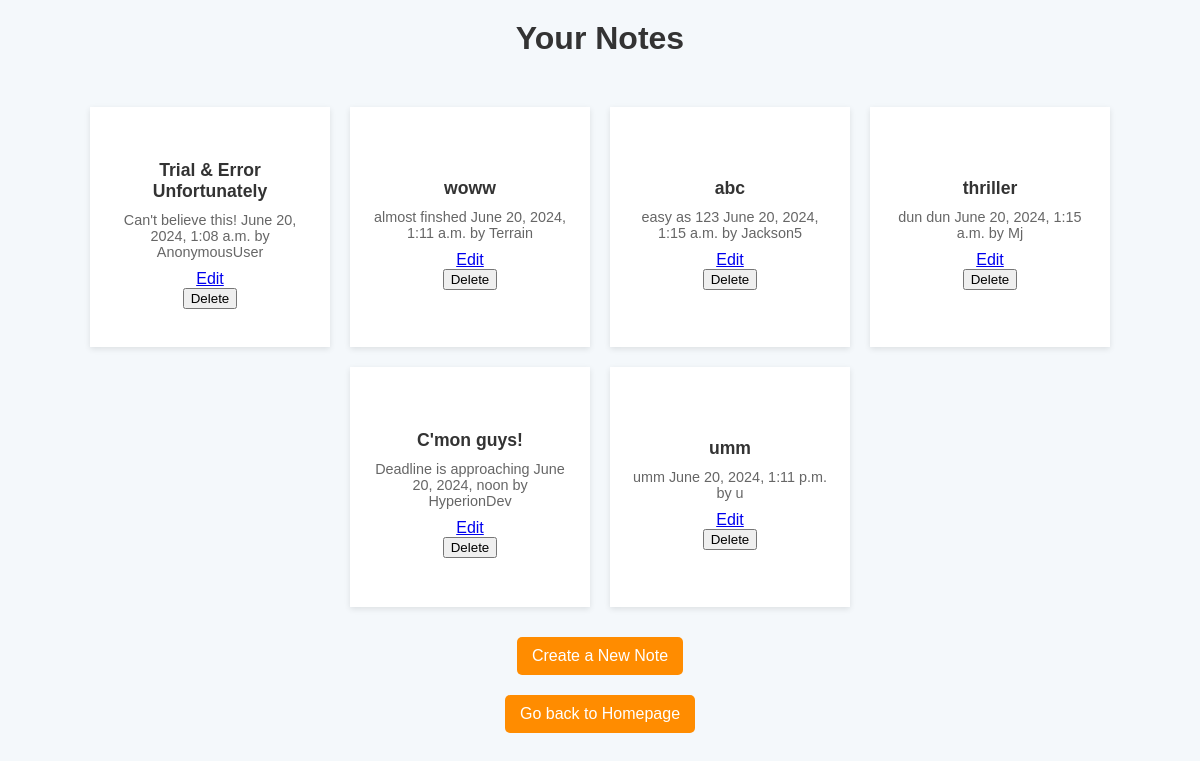
Screenshot of /view/ with the database file from the repository.
### my_notes/models.py (models this page shows, shortened)
class PostItNote(models.Model):
    title = models.CharField(max_length=200)
    content = models.TextField()
    created_at = models.DateTimeField(auto_now_add=True)
    author = models.CharField(max_length=30)

### my_notes/views.py (the view)
# urls.py: path("view/", views.view_notes, name="view"),
def view_notes(request):
    notes = (
        PostItNote.objects.all()
    )  # Grabbing all the records from the PostItNote table
    context = {
        "notes": notes,
        "page_title": "List of Notes",
    }
    return render(request, "my_notes/view_notes.html", context)

### my_notes/templates/my_notes/view_notes.html (shortened to what this page needs)
<!DOCTYPE html>
<html>
<head>
    {% load static %}
    <link rel="stylesheet" href="{% static 'my_notes/styles.css' %}">
</head>
<body>
    <h1>Your Notes</h1>
    <div class="notes-container">
        {% for note in notes %}
            <div class="note">
                <h2>{{ note.title }}</h2>
                <p>{{ note.content }} {{ note.created_at }} by {{ note.author }}</p>
                <a href="{% url 'edit' note.id %}">Edit</a>
                <form method="POST" action="{% url 'delete' note.id %}">
                    <button type="submit">Delete</button>
                </form>
            </div>
        {% endfor %}
    </div>
    <nav>
        <a href="{% url 'create' %}">Create a New Note</a>
    </nav>
    <nav>
        <a href="{% url 'home' %}">Go back to Homepage</a>
    </nav>
</body>
</html>
    {% load static %}

### my_notes/static/my_notes/styles.css (style rules this page uses)
body { font-family: 'Arial', sans-serif; margin: 0; padding: 0; background-color: #f4f8fb; }
h1 { text-align: center; color: #333; margin: 20px 0; }
div p { text-align: center; font-size: 1.2rem; color: #666; max-width: 600px; margin: 0 auto 20px auto; }
nav { display: flex; justify-content: center; gap: 10px; margin-bottom: 20px; }
nav a, nav form button { background-color: #ff8c00; color: white; padding: 10px 15px; text-decoration: none; border-radius: 5px; transition: background-color 0.3s; border: none; cursor: pointer; }
.notes-container { display: flex; flex-wrap: wrap; justify-content: center; padding: 20px; }
.note { background-color: white; margin: 10px; padding: 20px; width: 200px; height: 200px; box-shadow: 0 2px 6px rgba(0, 0, 0, 0.1); text-align: center; transition: transform 0.3s ease, box-shadow 0.3s ease; display: flex; flex-direction: column; justify-content: center; align-items: center; }
.note h2 { color: #333; margin-bottom: 10px; font-size: 1.1rem; }
.note p { color: #666; margin-bottom: 10px; font-size: 0.9rem; }

### rows the page displays
PostItNote: title "Trial & Error Unfortunately", content "Can't believe this!", created_at "June 20, 2024, 1:08 a.m.", author "AnonymousUser"
PostItNote: title "woww", content "almost finshed", created_at "June 20, 2024, 1:11 a.m.", author "Terrain"
PostItNote: title "abc", content "easy as 123", created_at "June 20, 2024, 1:15 a.m.", author "Jackson5"
PostItNote: title "thriller", content "dun dun", created_at "June 20, 2024, 1:15 a.m.", author "Mj"
PostItNote: title "C'mon guys!", content "Deadline is approaching", created_at "June 20, 2024, noon", author "HyperionDev"
PostItNote: title "umm", content "umm", created_at "June 20, 2024, 1:11 p.m.", author "u"
